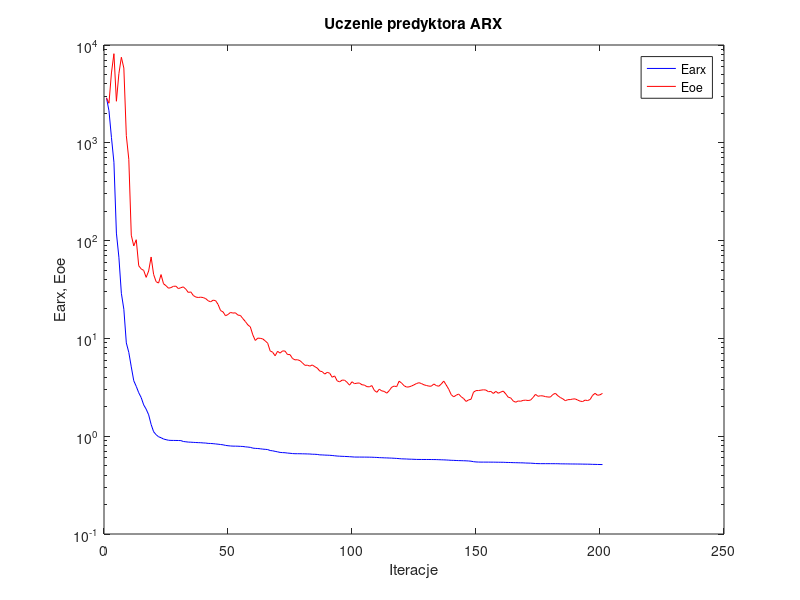
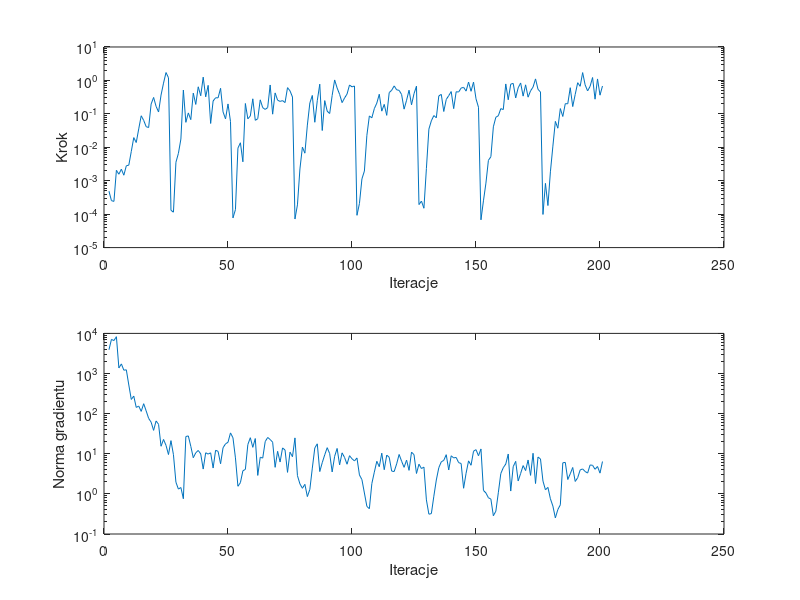

The MATLAB script that drew these images, in order:
%uczenie predyktora arx
clear all;
n=0; farx(n+1)=2.885140e+003; foe(n+1)=2.874438e+003; wspucz(n+1)=0.000000e+000; ng(n+1)=0.000000e+000;
%odnowa zmiennej metryki
n=1; farx(n+1)=2.127481e+003; foe(n+1)=2.537499e+003; krok(n+1)=4.863834e-004; ng(n+1)=3.919427e+003;
n=2; farx(n+1)=1.135370e+003; foe(n+1)=5.179470e+003; krok(n+1)=2.540827e-004; ng(n+1)=7.081331e+003;
n=3; farx(n+1)=6.327753e+002; foe(n+1)=8.149547e+003; krok(n+1)=2.407605e-004; ng(n+1)=6.625360e+003;
n=4; farx(n+1)=1.193239e+002; foe(n+1)=2.660118e+003; krok(n+1)=2.048333e-003; ng(n+1)=8.267904e+003;
n=5; farx(n+1)=6.766721e+001; foe(n+1)=5.089864e+003; krok(n+1)=1.564230e-003; ng(n+1)=1.373300e+003;
n=6; farx(n+1)=2.891789e+001; foe(n+1)=7.493594e+003; krok(n+1)=2.213894e-003; ng(n+1)=1.736628e+003;
n=7; farx(n+1)=1.985817e+001; foe(n+1)=5.810330e+003; krok(n+1)=1.460933e-003; ng(n+1)=1.209680e+003;
n=8; farx(n+1)=8.997126e+000; foe(n+1)=1.183715e+003; krok(n+1)=2.804162e-003; ng(n+1)=1.237563e+003;
n=9; farx(n+1)=7.193557e+000; foe(n+1)=6.789473e+002; krok(n+1)=2.921865e-003; ng(n+1)=5.182342e+002;
n=10; farx(n+1)=5.113490e+000; foe(n+1)=1.136110e+002; krok(n+1)=7.496795e-003; ng(n+1)=2.257781e+002;
n=11; farx(n+1)=3.690583e+000; foe(n+1)=8.820233e+001; krok(n+1)=1.948770e-002; ng(n+1)=2.733759e+002;
n=12; farx(n+1)=3.234040e+000; foe(n+1)=1.021119e+002; krok(n+1)=1.389524e-002; ng(n+1)=1.428339e+002;
n=13; farx(n+1)=2.783149e+000; foe(n+1)=5.530202e+001; krok(n+1)=3.546206e-002; ng(n+1)=1.545154e+002;
n=14; farx(n+1)=2.480839e+000; foe(n+1)=5.135981e+001; krok(n+1)=8.764941e-002; ng(n+1)=1.137881e+002;
n=15; farx(n+1)=2.091021e+000; foe(n+1)=4.955062e+001; krok(n+1)=6.384007e-002; ng(n+1)=1.769218e+002;
n=16; farx(n+1)=1.890734e+000; foe(n+1)=4.207518e+001; krok(n+1)=4.138946e-002; ng(n+1)=1.171652e+002;
n=17; farx(n+1)=1.656700e+000; foe(n+1)=4.890311e+001; krok(n+1)=3.901146e-002; ng(n+1)=7.608899e+001;
n=18; farx(n+1)=1.319269e+000; foe(n+1)=6.798468e+001; krok(n+1)=1.961845e-001; ng(n+1)=6.128353e+001;
n=19; farx(n+1)=1.111943e+000; foe(n+1)=4.513170e+001; krok(n+1)=3.098659e-001; ng(n+1)=3.829063e+001;
n=20; farx(n+1)=1.037309e+000; foe(n+1)=3.805349e+001; krok(n+1)=1.674643e-001; ng(n+1)=6.570173e+001;
n=21; farx(n+1)=9.871914e-001; foe(n+1)=3.679870e+001; krok(n+1)=1.136816e-001; ng(n+1)=5.424844e+001;
n=22; farx(n+1)=9.648693e-001; foe(n+1)=4.493533e+001; krok(n+1)=3.644735e-001; ng(n+1)=1.539031e+001;
n=23; farx(n+1)=9.361378e-001; foe(n+1)=3.619552e+001; krok(n+1)=8.295027e-001; ng(n+1)=2.272648e+001;
n=24; farx(n+1)=9.221334e-001; foe(n+1)=3.458812e+001; krok(n+1)=1.720015e+000; ng(n+1)=1.621267e+001;
n=25; farx(n+1)=9.090528e-001; foe(n+1)=3.260161e+001; krok(n+1)=1.203864e+000; ng(n+1)=9.558717e+000;
%odnowa zmiennej metryki
n=26; farx(n+1)=9.059337e-001; foe(n+1)=3.307271e+001; krok(n+1)=1.307047e-004; ng(n+1)=2.124621e+001;
n=27; farx(n+1)=9.051663e-001; foe(n+1)=3.410835e+001; krok(n+1)=1.147197e-004; ng(n+1)=9.487278e+000;
n=28; farx(n+1)=9.044306e-001; foe(n+1)=3.419372e+001; krok(n+1)=3.559503e-003; ng(n+1)=1.950757e+000;
n=29; farx(n+1)=9.037672e-001; foe(n+1)=3.227931e+001; krok(n+1)=6.583213e-003; ng(n+1)=1.316184e+000;
n=30; farx(n+1)=9.014568e-001; foe(n+1)=3.301689e+001; krok(n+1)=1.761298e-002; ng(n+1)=1.442594e+000;
n=31; farx(n+1)=8.828884e-001; foe(n+1)=3.363369e+001; krok(n+1)=5.155493e-001; ng(n+1)=7.571367e-001;
n=32; farx(n+1)=8.769754e-001; foe(n+1)=3.185245e+001; krok(n+1)=5.576964e-002; ng(n+1)=2.687312e+001;
n=33; farx(n+1)=8.705774e-001; foe(n+1)=2.950235e+001; krok(n+1)=1.067078e-001; ng(n+1)=2.786260e+001;
n=34; farx(n+1)=8.683917e-001; foe(n+1)=2.988938e+001; krok(n+1)=6.721749e-002; ng(n+1)=1.529530e+001;
n=35; farx(n+1)=8.649132e-001; foe(n+1)=2.748033e+001; krok(n+1)=4.171904e-001; ng(n+1)=7.960229e+000;
n=36; farx(n+1)=8.621685e-001; foe(n+1)=2.647651e+001; krok(n+1)=1.914311e-001; ng(n+1)=1.055820e+001;
n=37; farx(n+1)=8.594461e-001; foe(n+1)=2.620894e+001; krok(n+1)=6.446279e-001; ng(n+1)=1.208595e+001;
n=38; farx(n+1)=8.580605e-001; foe(n+1)=2.639886e+001; krok(n+1)=3.477470e-001; ng(n+1)=9.911162e+000;
n=39; farx(n+1)=8.534433e-001; foe(n+1)=2.614357e+001; krok(n+1)=1.253615e+000; ng(n+1)=4.154401e+000;
n=40; farx(n+1)=8.512993e-001; foe(n+1)=2.552404e+001; krok(n+1)=3.227510e-001; ng(n+1)=1.057782e+001;
n=41; farx(n+1)=8.443073e-001; foe(n+1)=2.426263e+001; krok(n+1)=7.113726e-001; ng(n+1)=9.809211e+000;
n=42; farx(n+1)=8.427722e-001; foe(n+1)=2.365236e+001; krok(n+1)=5.160128e-002; ng(n+1)=1.055361e+001;
n=43; farx(n+1)=8.391674e-001; foe(n+1)=2.460509e+001; krok(n+1)=2.425770e-001; ng(n+1)=4.410329e+000;
n=44; farx(n+1)=8.336572e-001; foe(n+1)=2.432711e+001; krok(n+1)=3.025518e-001; ng(n+1)=1.221657e+001;
n=45; farx(n+1)=8.285546e-001; foe(n+1)=2.223451e+001; krok(n+1)=3.013485e-001; ng(n+1)=1.148322e+001;
n=46; farx(n+1)=8.224089e-001; foe(n+1)=1.927336e+001; krok(n+1)=5.810114e-001; ng(n+1)=5.634505e+000;
n=47; farx(n+1)=8.166625e-001; foe(n+1)=1.865954e+001; krok(n+1)=1.144404e-001; ng(n+1)=1.411398e+001;
n=48; farx(n+1)=8.055712e-001; foe(n+1)=1.703323e+001; krok(n+1)=7.084462e-002; ng(n+1)=1.767547e+001;
n=49; farx(n+1)=7.992797e-001; foe(n+1)=1.756222e+001; krok(n+1)=1.981558e-001; ng(n+1)=1.930518e+001;
n=50; farx(n+1)=7.946349e-001; foe(n+1)=1.842511e+001; krok(n+1)=5.931582e-002; ng(n+1)=3.309742e+001;
%odnowa zmiennej metryki
n=51; farx(n+1)=7.916328e-001; foe(n+1)=1.815137e+001; krok(n+1)=7.718077e-005; ng(n+1)=2.503491e+001;
n=52; farx(n+1)=7.912261e-001; foe(n+1)=1.826603e+001; krok(n+1)=1.367364e-004; ng(n+1)=7.898805e+000;
n=53; farx(n+1)=7.900967e-001; foe(n+1)=1.730625e+001; krok(n+1)=9.447410e-003; ng(n+1)=1.547689e+000;
n=54; farx(n+1)=7.874149e-001; foe(n+1)=1.716533e+001; krok(n+1)=1.364590e-002; ng(n+1)=1.903676e+000;
n=55; farx(n+1)=7.853233e-001; foe(n+1)=1.593145e+001; krok(n+1)=3.683227e-003; ng(n+1)=3.770091e+000;
n=56; farx(n+1)=7.786351e-001; foe(n+1)=1.487954e+001; krok(n+1)=2.040744e-001; ng(n+1)=4.068512e+000;
n=57; farx(n+1)=7.741599e-001; foe(n+1)=1.375588e+001; krok(n+1)=7.100297e-002; ng(n+1)=1.697032e+001;
n=58; farx(n+1)=7.688877e-001; foe(n+1)=1.311821e+001; krok(n+1)=8.643496e-002; ng(n+1)=2.512773e+001;
n=59; farx(n+1)=7.557362e-001; foe(n+1)=1.087516e+001; krok(n+1)=2.818076e-001; ng(n+1)=1.445868e+001;
n=60; farx(n+1)=7.508979e-001; foe(n+1)=9.526063e+000; krok(n+1)=6.402713e-002; ng(n+1)=2.395251e+001;
n=61; farx(n+1)=7.484997e-001; foe(n+1)=1.006495e+001; krok(n+1)=7.159043e-002; ng(n+1)=2.886455e+000;
n=62; farx(n+1)=7.437660e-001; foe(n+1)=1.001697e+001; krok(n+1)=2.625380e-001; ng(n+1)=8.195935e+000;
n=63; farx(n+1)=7.378104e-001; foe(n+1)=9.887247e+000; krok(n+1)=1.528330e-001; ng(n+1)=7.799080e+000;
n=64; farx(n+1)=7.341170e-001; foe(n+1)=9.437712e+000; krok(n+1)=1.359113e-001; ng(n+1)=2.011026e+001;
n=65; farx(n+1)=7.302469e-001; foe(n+1)=8.925921e+000; krok(n+1)=1.541897e-001; ng(n+1)=2.548380e+001;
n=66; farx(n+1)=7.137887e-001; foe(n+1)=7.451959e+000; krok(n+1)=7.310195e-001; ng(n+1)=2.269786e+001;
n=67; farx(n+1)=7.091579e-001; foe(n+1)=7.224099e+000; krok(n+1)=9.781251e-002; ng(n+1)=1.940622e+001;
n=68; farx(n+1)=6.998073e-001; foe(n+1)=6.642727e+000; krok(n+1)=4.228884e-001; ng(n+1)=4.591554e+000;
n=69; farx(n+1)=6.920051e-001; foe(n+1)=7.381076e+000; krok(n+1)=2.563063e-001; ng(n+1)=1.151580e+001;
n=70; farx(n+1)=6.827887e-001; foe(n+1)=7.071176e+000; krok(n+1)=2.357265e-001; ng(n+1)=6.226145e+000;
n=71; farx(n+1)=6.795771e-001; foe(n+1)=7.456463e+000; krok(n+1)=2.489869e-001; ng(n+1)=1.398812e+001;
n=72; farx(n+1)=6.778835e-001; foe(n+1)=7.417253e+000; krok(n+1)=2.176076e-001; ng(n+1)=1.236937e+001;
n=73; farx(n+1)=6.722845e-001; foe(n+1)=6.838247e+000; krok(n+1)=6.077026e-001; ng(n+1)=3.438429e+000;
n=74; farx(n+1)=6.691622e-001; foe(n+1)=6.831653e+000; krok(n+1)=4.881595e-001; ng(n+1)=1.097134e+001;
n=75; farx(n+1)=6.646440e-001; foe(n+1)=6.236523e+000; krok(n+1)=3.183983e-001; ng(n+1)=8.441171e+000;
%odnowa zmiennej metryki
n=76; farx(n+1)=6.622338e-001; foe(n+1)=6.033478e+000; krok(n+1)=7.154649e-005; ng(n+1)=2.485526e+001;
n=77; farx(n+1)=6.621577e-001; foe(n+1)=6.054256e+000; krok(n+1)=1.895397e-004; ng(n+1)=2.849806e+000;
n=78; farx(n+1)=6.618677e-001; foe(n+1)=5.923212e+000; krok(n+1)=2.241713e-003; ng(n+1)=1.773855e+000;
n=79; farx(n+1)=6.607667e-001; foe(n+1)=5.628799e+000; krok(n+1)=1.012568e-002; ng(n+1)=1.379106e+000;
n=80; farx(n+1)=6.599450e-001; foe(n+1)=5.309781e+000; krok(n+1)=6.669234e-003; ng(n+1)=1.729422e+000;
n=81; farx(n+1)=6.587510e-001; foe(n+1)=5.319408e+000; krok(n+1)=4.614317e-002; ng(n+1)=8.560919e-001;
n=82; farx(n+1)=6.576242e-001; foe(n+1)=5.206760e+000; krok(n+1)=2.114442e-001; ng(n+1)=1.294562e+000;
n=83; farx(n+1)=6.542290e-001; foe(n+1)=5.351478e+000; krok(n+1)=3.550835e-001; ng(n+1)=4.397972e+000;
n=84; farx(n+1)=6.535152e-001; foe(n+1)=5.140620e+000; krok(n+1)=5.606295e-002; ng(n+1)=1.398552e+001;
n=85; farx(n+1)=6.508280e-001; foe(n+1)=4.973445e+000; krok(n+1)=2.483631e-001; ng(n+1)=1.767858e+001;
n=86; farx(n+1)=6.445386e-001; foe(n+1)=4.634276e+000; krok(n+1)=7.709580e-001; ng(n+1)=3.600107e+000;
n=87; farx(n+1)=6.436675e-001; foe(n+1)=4.572257e+000; krok(n+1)=3.172714e-002; ng(n+1)=5.998884e+000;
n=88; farx(n+1)=6.410512e-001; foe(n+1)=4.318710e+000; krok(n+1)=2.490283e-001; ng(n+1)=9.401181e+000;
n=89; farx(n+1)=6.396988e-001; foe(n+1)=4.495823e+000; krok(n+1)=1.202721e-001; ng(n+1)=1.418044e+001;
n=90; farx(n+1)=6.379311e-001; foe(n+1)=4.408864e+000; krok(n+1)=1.022485e-001; ng(n+1)=1.006508e+001;
n=91; farx(n+1)=6.350594e-001; foe(n+1)=4.007399e+000; krok(n+1)=3.550835e-001; ng(n+1)=3.525051e+000;
n=92; farx(n+1)=6.308860e-001; foe(n+1)=4.133804e+000; krok(n+1)=1.033731e+000; ng(n+1)=8.641660e+000;
n=93; farx(n+1)=6.269449e-001; foe(n+1)=3.689944e+000; krok(n+1)=5.939923e-001; ng(n+1)=1.357275e+001;
n=94; farx(n+1)=6.245826e-001; foe(n+1)=3.590041e+000; krok(n+1)=3.839848e-001; ng(n+1)=5.281712e+000;
n=95; farx(n+1)=6.227749e-001; foe(n+1)=3.745019e+000; krok(n+1)=2.168605e-001; ng(n+1)=1.053269e+001;
n=96; farx(n+1)=6.213315e-001; foe(n+1)=3.740986e+000; krok(n+1)=2.978305e-001; ng(n+1)=8.073458e+000;
n=97; farx(n+1)=6.194182e-001; foe(n+1)=3.558977e+000; krok(n+1)=3.916078e-001; ng(n+1)=5.481787e+000;
n=98; farx(n+1)=6.174338e-001; foe(n+1)=3.325751e+000; krok(n+1)=7.310195e-001; ng(n+1)=8.953536e+000;
n=99; farx(n+1)=6.148798e-001; foe(n+1)=3.605269e+000; krok(n+1)=6.404647e-001; ng(n+1)=7.504103e+000;
n=100; farx(n+1)=6.122844e-001; foe(n+1)=3.443726e+000; krok(n+1)=6.809733e-001; ng(n+1)=6.622047e+000;
%odnowa zmiennej metryki
n=101; farx(n+1)=6.119549e-001; foe(n+1)=3.488108e+000; krok(n+1)=9.242591e-005; ng(n+1)=7.853462e+000;
n=102; farx(n+1)=6.118648e-001; foe(n+1)=3.497998e+000; krok(n+1)=2.084136e-004; ng(n+1)=2.966741e+000;
n=103; farx(n+1)=6.115531e-001; foe(n+1)=3.358299e+000; krok(n+1)=1.135356e-003; ng(n+1)=2.266864e+000;
n=104; farx(n+1)=6.114377e-001; foe(n+1)=3.330374e+000; krok(n+1)=1.951356e-003; ng(n+1)=1.050892e+000;
n=105; farx(n+1)=6.110568e-001; foe(n+1)=3.211699e+000; krok(n+1)=2.284436e-002; ng(n+1)=4.874148e-001;
n=106; farx(n+1)=6.103818e-001; foe(n+1)=3.196988e+000; krok(n+1)=8.662598e-002; ng(n+1)=4.274605e-001;
n=107; farx(n+1)=6.097248e-001; foe(n+1)=3.293860e+000; krok(n+1)=7.619641e-002; ng(n+1)=1.806724e+000;
n=108; farx(n+1)=6.079929e-001; foe(n+1)=2.943746e+000; krok(n+1)=1.433103e-001; ng(n+1)=3.478672e+000;
n=109; farx(n+1)=6.065909e-001; foe(n+1)=2.809805e+000; krok(n+1)=2.094296e-001; ng(n+1)=6.488483e+000;
n=110; farx(n+1)=6.037784e-001; foe(n+1)=3.023006e+000; krok(n+1)=3.856870e-001; ng(n+1)=4.760662e+000;
n=111; farx(n+1)=6.026591e-001; foe(n+1)=2.906839e+000; krok(n+1)=1.204927e-001; ng(n+1)=1.033839e+001;
n=112; farx(n+1)=6.008181e-001; foe(n+1)=2.871923e+000; krok(n+1)=1.919924e-001; ng(n+1)=4.006433e+000;
n=113; farx(n+1)=5.998667e-001; foe(n+1)=2.753906e+000; krok(n+1)=9.019770e-002; ng(n+1)=9.261365e+000;
n=114; farx(n+1)=5.981764e-001; foe(n+1)=2.922169e+000; krok(n+1)=4.324752e-001; ng(n+1)=8.169628e+000;
n=115; farx(n+1)=5.969965e-001; foe(n+1)=3.167597e+000; krok(n+1)=5.076342e-001; ng(n+1)=3.699495e+000;
n=116; farx(n+1)=5.949017e-001; foe(n+1)=3.255467e+000; krok(n+1)=6.857223e-001; ng(n+1)=3.602872e+000;
n=117; farx(n+1)=5.928262e-001; foe(n+1)=3.210211e+000; krok(n+1)=5.242150e-001; ng(n+1)=5.586149e+000;
n=118; farx(n+1)=5.899722e-001; foe(n+1)=3.653838e+000; krok(n+1)=5.045340e-001; ng(n+1)=9.609152e+000;
n=119; farx(n+1)=5.869356e-001; foe(n+1)=3.491269e+000; krok(n+1)=3.785765e-001; ng(n+1)=6.524126e+000;
n=120; farx(n+1)=5.858454e-001; foe(n+1)=3.283290e+000; krok(n+1)=1.383770e-001; ng(n+1)=4.586847e+000;
n=121; farx(n+1)=5.846852e-001; foe(n+1)=3.179981e+000; krok(n+1)=2.543102e-001; ng(n+1)=6.951020e+000;
n=122; farx(n+1)=5.826735e-001; foe(n+1)=3.192590e+000; krok(n+1)=5.101414e-001; ng(n+1)=3.858649e+000;
n=123; farx(n+1)=5.818274e-001; foe(n+1)=3.259656e+000; krok(n+1)=1.865388e-001; ng(n+1)=1.097432e+001;
n=124; farx(n+1)=5.804870e-001; foe(n+1)=3.351170e+000; krok(n+1)=4.003122e-001; ng(n+1)=9.497345e+000;
n=125; farx(n+1)=5.788754e-001; foe(n+1)=3.456478e+000; krok(n+1)=6.743523e-001; ng(n+1)=3.224774e+000;
%odnowa zmiennej metryki
n=126; farx(n+1)=5.785272e-001; foe(n+1)=3.523535e+000; krok(n+1)=1.935115e-004; ng(n+1)=5.495897e+000;
n=127; farx(n+1)=5.782491e-001; foe(n+1)=3.455089e+000; krok(n+1)=2.460936e-004; ng(n+1)=4.287655e+000;
n=128; farx(n+1)=5.780188e-001; foe(n+1)=3.352844e+000; krok(n+1)=1.502858e-004; ng(n+1)=4.646466e+000;
n=129; farx(n+1)=5.779662e-001; foe(n+1)=3.301418e+000; krok(n+1)=2.332157e-003; ng(n+1)=7.077131e-001;
n=130; farx(n+1)=5.778157e-001; foe(n+1)=3.250485e+000; krok(n+1)=3.497807e-002; ng(n+1)=3.118149e-001;
n=131; farx(n+1)=5.774818e-001; foe(n+1)=3.248053e+000; krok(n+1)=6.210661e-002; ng(n+1)=3.224005e-001;
n=132; farx(n+1)=5.771018e-001; foe(n+1)=3.419205e+000; krok(n+1)=8.892157e-002; ng(n+1)=8.752220e-001;
n=133; farx(n+1)=5.766370e-001; foe(n+1)=3.293180e+000; krok(n+1)=7.626731e-002; ng(n+1)=2.219340e+000;
n=134; farx(n+1)=5.752501e-001; foe(n+1)=3.241362e+000; krok(n+1)=3.435737e-001; ng(n+1)=4.492305e+000;
n=135; farx(n+1)=5.739502e-001; foe(n+1)=3.417586e+000; krok(n+1)=3.827775e-001; ng(n+1)=6.304982e+000;
n=136; farx(n+1)=5.728629e-001; foe(n+1)=3.664293e+000; krok(n+1)=1.176675e-001; ng(n+1)=6.834549e+000;
n=137; farx(n+1)=5.712979e-001; foe(n+1)=3.335840e+000; krok(n+1)=2.694718e-001; ng(n+1)=9.483751e+000;
n=138; farx(n+1)=5.693780e-001; foe(n+1)=3.022263e+000; krok(n+1)=3.505976e-001; ng(n+1)=3.943597e+000;
n=139; farx(n+1)=5.671409e-001; foe(n+1)=2.660831e+000; krok(n+1)=4.641165e-001; ng(n+1)=8.897210e+000;
n=140; farx(n+1)=5.660702e-001; foe(n+1)=2.526350e+000; krok(n+1)=1.433103e-001; ng(n+1)=7.894307e+000;
n=141; farx(n+1)=5.644774e-001; foe(n+1)=2.623584e+000; krok(n+1)=4.584092e-001; ng(n+1)=8.086226e+000;
n=142; farx(n+1)=5.631771e-001; foe(n+1)=2.699921e+000; krok(n+1)=4.498732e-001; ng(n+1)=6.007587e+000;
n=143; farx(n+1)=5.622026e-001; foe(n+1)=2.536298e+000; krok(n+1)=5.902321e-001; ng(n+1)=5.720837e+000;
n=144; farx(n+1)=5.612021e-001; foe(n+1)=2.426220e+000; krok(n+1)=6.212565e-001; ng(n+1)=1.380831e+000;
n=145; farx(n+1)=5.600643e-001; foe(n+1)=2.266134e+000; krok(n+1)=4.788369e-001; ng(n+1)=3.264509e+000;
n=146; farx(n+1)=5.581530e-001; foe(n+1)=2.349026e+000; krok(n+1)=8.935632e-001; ng(n+1)=6.652427e+000;
n=147; farx(n+1)=5.551475e-001; foe(n+1)=2.386940e+000; krok(n+1)=4.734602e-001; ng(n+1)=5.167237e+000;
n=148; farx(n+1)=5.490148e-001; foe(n+1)=2.821108e+000; krok(n+1)=8.892951e-001; ng(n+1)=1.157460e+001;
n=149; farx(n+1)=5.455890e-001; foe(n+1)=2.925090e+000; krok(n+1)=2.815910e-001; ng(n+1)=1.266731e+001;
n=150; farx(n+1)=5.441087e-001; foe(n+1)=2.930636e+000; krok(n+1)=1.576475e-001; ng(n+1)=8.913848e+000;
%odnowa zmiennej metryki
n=151; farx(n+1)=5.434226e-001; foe(n+1)=2.957044e+000; krok(n+1)=6.772877e-005; ng(n+1)=1.318080e+001;
n=152; farx(n+1)=5.433996e-001; foe(n+1)=2.982496e+000; krok(n+1)=2.505581e-004; ng(n+1)=1.220355e+000;
n=153; farx(n+1)=5.433351e-001; foe(n+1)=2.963555e+000; krok(n+1)=8.471113e-004; ng(n+1)=1.054176e+000;
n=154; farx(n+1)=5.431926e-001; foe(n+1)=2.851220e+000; krok(n+1)=4.077649e-003; ng(n+1)=8.016601e-001;
n=155; farx(n+1)=5.430239e-001; foe(n+1)=2.869298e+000; krok(n+1)=5.214412e-003; ng(n+1)=7.404558e-001;
n=156; farx(n+1)=5.428371e-001; foe(n+1)=2.734791e+000; krok(n+1)=4.095813e-002; ng(n+1)=2.851169e-001;
n=157; farx(n+1)=5.423254e-001; foe(n+1)=2.872833e+000; krok(n+1)=7.923274e-002; ng(n+1)=3.703487e-001;
n=158; farx(n+1)=5.418334e-001; foe(n+1)=2.748274e+000; krok(n+1)=8.764941e-002; ng(n+1)=1.068019e+000;
n=159; farx(n+1)=5.415205e-001; foe(n+1)=2.828932e+000; krok(n+1)=1.434123e-001; ng(n+1)=3.213511e+000;
n=160; farx(n+1)=5.412302e-001; foe(n+1)=2.891872e+000; krok(n+1)=1.341318e-001; ng(n+1)=4.494133e+000;
n=161; farx(n+1)=5.395834e-001; foe(n+1)=2.704459e+000; krok(n+1)=7.847380e-001; ng(n+1)=5.544965e+000;
n=162; farx(n+1)=5.388310e-001; foe(n+1)=2.501845e+000; krok(n+1)=2.640676e-001; ng(n+1)=9.865608e+000;
n=163; farx(n+1)=5.379721e-001; foe(n+1)=2.463189e+000; krok(n+1)=7.734497e-001; ng(n+1)=1.176463e+000;
n=164; farx(n+1)=5.367043e-001; foe(n+1)=2.292395e+000; krok(n+1)=8.155462e-001; ng(n+1)=4.771989e+000;
n=165; farx(n+1)=5.360301e-001; foe(n+1)=2.225267e+000; krok(n+1)=2.990259e-001; ng(n+1)=6.473010e+000;
n=166; farx(n+1)=5.351762e-001; foe(n+1)=2.292242e+000; krok(n+1)=6.002260e-001; ng(n+1)=2.100155e+000;
n=167; farx(n+1)=5.343278e-001; foe(n+1)=2.277089e+000; krok(n+1)=8.391318e-001; ng(n+1)=3.234980e+000;
n=168; farx(n+1)=5.338502e-001; foe(n+1)=2.324256e+000; krok(n+1)=3.388866e-001; ng(n+1)=5.072493e+000;
n=169; farx(n+1)=5.318257e-001; foe(n+1)=2.336491e+000; krok(n+1)=7.382907e-001; ng(n+1)=3.806078e+000;
n=170; farx(n+1)=5.310120e-001; foe(n+1)=2.316637e+000; krok(n+1)=3.155149e-001; ng(n+1)=6.986380e+000;
n=171; farx(n+1)=5.300032e-001; foe(n+1)=2.339280e+000; krok(n+1)=4.880844e-001; ng(n+1)=2.889926e+000;
n=172; farx(n+1)=5.282972e-001; foe(n+1)=2.487269e+000; krok(n+1)=6.317991e-001; ng(n+1)=1.028325e+001;
n=173; farx(n+1)=5.256206e-001; foe(n+1)=2.680357e+000; krok(n+1)=1.110293e+000; ng(n+1)=1.812198e+000;
n=174; farx(n+1)=5.244413e-001; foe(n+1)=2.558546e+000; krok(n+1)=5.419562e-001; ng(n+1)=8.295236e+000;
n=175; farx(n+1)=5.239399e-001; foe(n+1)=2.590862e+000; krok(n+1)=4.500546e-001; ng(n+1)=7.403677e+000;
%odnowa zmiennej metryki
n=176; farx(n+1)=5.239144e-001; foe(n+1)=2.581372e+000; krok(n+1)=9.804597e-005; ng(n+1)=2.088372e+000;
n=177; farx(n+1)=5.238326e-001; foe(n+1)=2.539730e+000; krok(n+1)=8.336543e-004; ng(n+1)=1.265840e+000;
n=178; farx(n+1)=5.238134e-001; foe(n+1)=2.515684e+000; krok(n+1)=1.810041e-004; ng(n+1)=1.452332e+000;
n=179; farx(n+1)=5.237397e-001; foe(n+1)=2.514424e+000; krok(n+1)=1.846469e-003; ng(n+1)=7.550556e-001;
n=180; farx(n+1)=5.235752e-001; foe(n+1)=2.669685e+000; krok(n+1)=1.082825e-002; ng(n+1)=4.969839e-001;
n=181; farx(n+1)=5.233699e-001; foe(n+1)=2.746645e+000; krok(n+1)=5.955282e-002; ng(n+1)=2.520805e-001;
n=182; farx(n+1)=5.231689e-001; foe(n+1)=2.592123e+000; krok(n+1)=3.718534e-002; ng(n+1)=4.069598e-001;
n=183; farx(n+1)=5.218670e-001; foe(n+1)=2.485854e+000; krok(n+1)=1.439513e-001; ng(n+1)=5.334119e-001;
n=184; farx(n+1)=5.215666e-001; foe(n+1)=2.411208e+000; krok(n+1)=8.343059e-002; ng(n+1)=5.953531e+000;
n=185; farx(n+1)=5.211126e-001; foe(n+1)=2.307369e+000; krok(n+1)=2.016994e-001; ng(n+1)=6.098361e+000;
n=186; farx(n+1)=5.208984e-001; foe(n+1)=2.362331e+000; krok(n+1)=2.002215e-001; ng(n+1)=2.280120e+000;
n=187; farx(n+1)=5.201850e-001; foe(n+1)=2.368633e+000; krok(n+1)=6.052894e-001; ng(n+1)=3.161135e+000;
n=188; farx(n+1)=5.199342e-001; foe(n+1)=2.399169e+000; krok(n+1)=1.652088e-001; ng(n+1)=4.549233e+000;
n=189; farx(n+1)=5.196710e-001; foe(n+1)=2.407399e+000; krok(n+1)=3.806077e-001; ng(n+1)=2.039645e+000;
n=190; farx(n+1)=5.193313e-001; foe(n+1)=2.340753e+000; krok(n+1)=8.536620e-001; ng(n+1)=2.528499e+000;
n=191; farx(n+1)=5.190337e-001; foe(n+1)=2.281805e+000; krok(n+1)=6.674447e-001; ng(n+1)=3.949509e+000;
n=192; farx(n+1)=5.183755e-001; foe(n+1)=2.261549e+000; krok(n+1)=1.715049e+000; ng(n+1)=4.185602e+000;
n=193; farx(n+1)=5.178549e-001; foe(n+1)=2.340149e+000; krok(n+1)=7.382907e-001; ng(n+1)=3.620753e+000;
n=194; farx(n+1)=5.174601e-001; foe(n+1)=2.313546e+000; krok(n+1)=4.854776e-001; ng(n+1)=3.299050e+000;
n=195; farx(n+1)=5.169523e-001; foe(n+1)=2.371110e+000; krok(n+1)=6.643777e-001; ng(n+1)=5.251599e+000;
n=196; farx(n+1)=5.154620e-001; foe(n+1)=2.612409e+000; krok(n+1)=1.221426e+000; ng(n+1)=5.160941e+000;
n=197; farx(n+1)=5.150856e-001; foe(n+1)=2.742794e+000; krok(n+1)=2.745822e-001; ng(n+1)=4.101104e+000;
n=198; farx(n+1)=5.140591e-001; foe(n+1)=2.620382e+000; krok(n+1)=1.107016e+000; ng(n+1)=4.808181e+000;
n=199; farx(n+1)=5.135367e-001; foe(n+1)=2.650031e+000; krok(n+1)=3.619199e-001; ng(n+1)=3.288261e+000;
n=200; farx(n+1)=5.129876e-001; foe(n+1)=2.739640e+000; krok(n+1)=6.807263e-001; ng(n+1)=6.410274e+000;

figure; semilogy(farx,'b'); hold on; semilogy(foe,'r'); xlabel('Iteracje'); ylabel('Earx, Eoe'); legend('Earx','Eoe'); title('Uczenie predyktora ARX');
figure; subplot(2,1,1); semilogy(krok); xlabel('Iteracje'); ylabel('Krok');
subplot(2,1,2); semilogy(ng); xlabel('Iteracje'); ylabel('Norma gradientu');
Earx=farx(n+1)
Eoe=foe(n+1)
